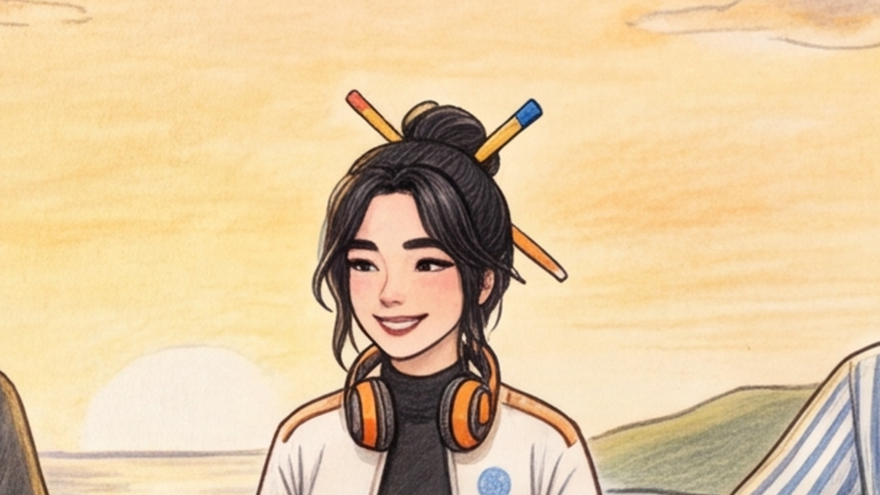
#> input picture assets/sheets/v11/raw/spread_jade_crop_in.png, 880 x 495 px, given in place of portrait_jade.png, which was not available
$ python a2_portrait.py out.png
#> lines starting #> are read from the running program, lines starting #| are printed output that depends on the picture; pictures that were not available may be replaced by others from this repository, and a replacement may not be noted
"""A-2 P1: portrait_jade_hairdown = portrait_jade (v2, coordinator hand-fixed) with the bun + pencils removed
and long loose hair framing the face and falling over both shoulders. Pure code edit, palette = portrait_jade's.
Usage: python a2_portrait.py [out.png]"""
import sys
from PIL import Image
SP = "/home/jade/Documents/vibesong/assets/sprites/"
src = Image.open(SP + "portrait_jade.png").convert("RGBA")
W = H = 32
OUT = (0x11, 0x0f, 0x12, 255); HAIR = (0x24, 0x20, 0x28, 255); HI = (0x34, 0x2f, 0x37, 255); DK = (0x1a, 0x17, 0x1d, 255)
HAIRSET = {OUT[:3], HAIR[:3], HI[:3], DK[:3]}
# hand-drawn crown (no bun), per frame; '.' = transparent, c/f/g/i = OUT/HAIR/HI/DK; rows 0..7 replaced
CROWN = {
 0: ["................................",
     "................................",
     "................................",
     "............ccccccc.............",
     "..........ccffgggfffcc..........",
     "........cfffgggffffffffc........",
     ".......cffggfffcfffffgffc.......",
     ".......cffgffccfcccfffffc......."],
 1: ["................................",
     "................................",
     "................................",
     "...........ccccccc..............",
     ".........ccffgggfffcc...........",
     ".......cfffgggfffffffffc........",
     "......cffggfffcffffffgffc.......",
     "......ccffgfccfccccffffffc......"],
}
CM = {".": None, "c": OUT, "f": HAIR, "g": HI, "i": DK}
# outer hair edge per row (relative to frame-0 head; frame 1 is shifted 1 px left)
def edges(y):
    if y < 8: return None
    L = {8: 6, 9: 5, 10: 5, 11: 4, 12: 4}.get(y, 4 if y < 26 else 3)
    R = {8: 25, 9: 26, 10: 26, 11: 27, 12: 27}.get(y, 27 if y < 24 else 28)
    return L, R
def FRONT_L(y, x):
    """one loose lock falls IN FRONT of her right shoulder (image-left); everything else hangs behind the jacket"""
    return x <= 4 + (y - 26) // 2 if y >= 26 else False
def is_hair(c): return c[3] >= 128 and c[:3] in HAIRSET
def build(f):
    px = src.crop((f * W, 0, f * W + W, H)); P = px.load()
    sh = -1 if f == 1 else 0
    for y, row in enumerate(CROWN[f]):
        for x, ch in enumerate(row):
            if ch == "." and y < 7: P[x, y] = (0, 0, 0, 0)
            elif ch != ".": P[x, y] = CM[ch]
    # drop stray bun/pencil pixels left on rows 0..8 outside the crown silhouette
    for y in range(0, 9):
        for x in range(W):
            c = P[x, y]
            if c[3] >= 128 and c[:3] not in HAIRSET and c[:3] not in {(0xfd, 0xc6, 0x92), (0xee, 0x8f, 0x66)}:
                P[x, y] = HAIR
    hair = [[False] * W for _ in range(H)]
    for y in range(8, H):
        L, R = edges(y); L += sh; R += sh
        # left curtain: from L to the first non-hair (face/neck) pixel
        x = L
        while x < W // 2:
            c = P[x, y]
            if c[3] >= 128 and not is_hair(c) and (y < 23 or not FRONT_L(y, x - sh)): break
            if y >= 23 and x > L + 6: break
            hair[y][x] = True; x += 1
        x = R
        while x > W // 2:
            c = P[x, y]
            if c[3] >= 128 and not is_hair(c): break
            if y >= 22 and x < R - 4: break
            hair[y][x] = True; x -= 1
    for y in range(H):
        for x in range(W):
            if hair[y][x]:
                # strand texture: highlight streaks every few columns, darker inner strands
                s = (x * 3 + (y // 3)) % 7
                P[x, y] = HI if s == 0 and 10 < y < 30 else (DK if s == 4 else HAIR)
    # outline: any hair pixel touching transparency becomes OUT
    Q = px.copy().load()
    for y in range(H):
        for x in range(W):
            if Q[x, y][3] >= 128 and Q[x, y][:3] in HAIRSET:
                for dx, dy in ((1, 0), (-1, 0), (0, 1), (0, -1)):
                    xx, yy = x + dx, y + dy
                    if 0 <= xx < W and 0 <= yy < H and Q[xx, yy][3] < 128: P[x, y] = OUT; break
    # strand separation lines in the shoulder spill (dark 1-px gaps between locks)
    # the front lock gets an outline on its inner (jacket) side
    for y in range(24, H):
        for x in range(W - 1):
            if hair[y][x] and not hair[y][x + 1] and x < W // 2 and P[x + 1, y][3] >= 128 and P[x + 1, y][:3] not in HAIRSET: P[x, y] = OUT
    return px
out = Image.new("RGBA", (W * 2, H), (0, 0, 0, 0))
#> out: PIL image 64x32 RGBA; every value is 0
for f in (0, 1): out.paste(build(f), (f * W, 0))
#> this loop made 2 passes
#> pass 1, in build, `px = src.crop((f * W, 0, f * W + W, H))`:
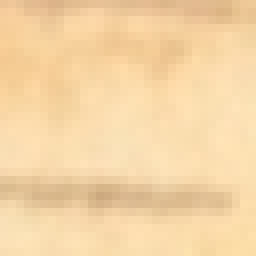
#> px: PIL image 32x32 RGBA (shown 8 times larger); mean R, G, B, A 245.3, 212.8, 165.5, 255
#> pass 2, in build (call 2), `px = src.crop((f * W, 0, f * W + W, H))`:
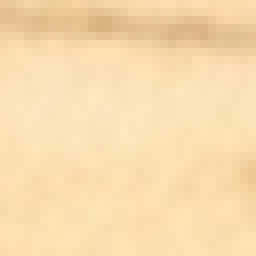
#> px: PIL image 32x32 RGBA (shown 8 times larger); mean R, G, B, A 247.9, 219.1, 172.9, 255
#> after the loop:
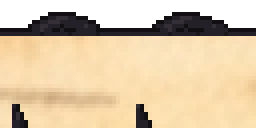
#> out: PIL image 64x32 RGBA (shown 4 times larger); mean R, G, B, A 178.3, 157.7, 126.2, 212.7; transparent parts drawn white
out.save(sys.argv[1] if len(sys.argv) > 1 else SP + "portrait_jade_hairdown.png")
